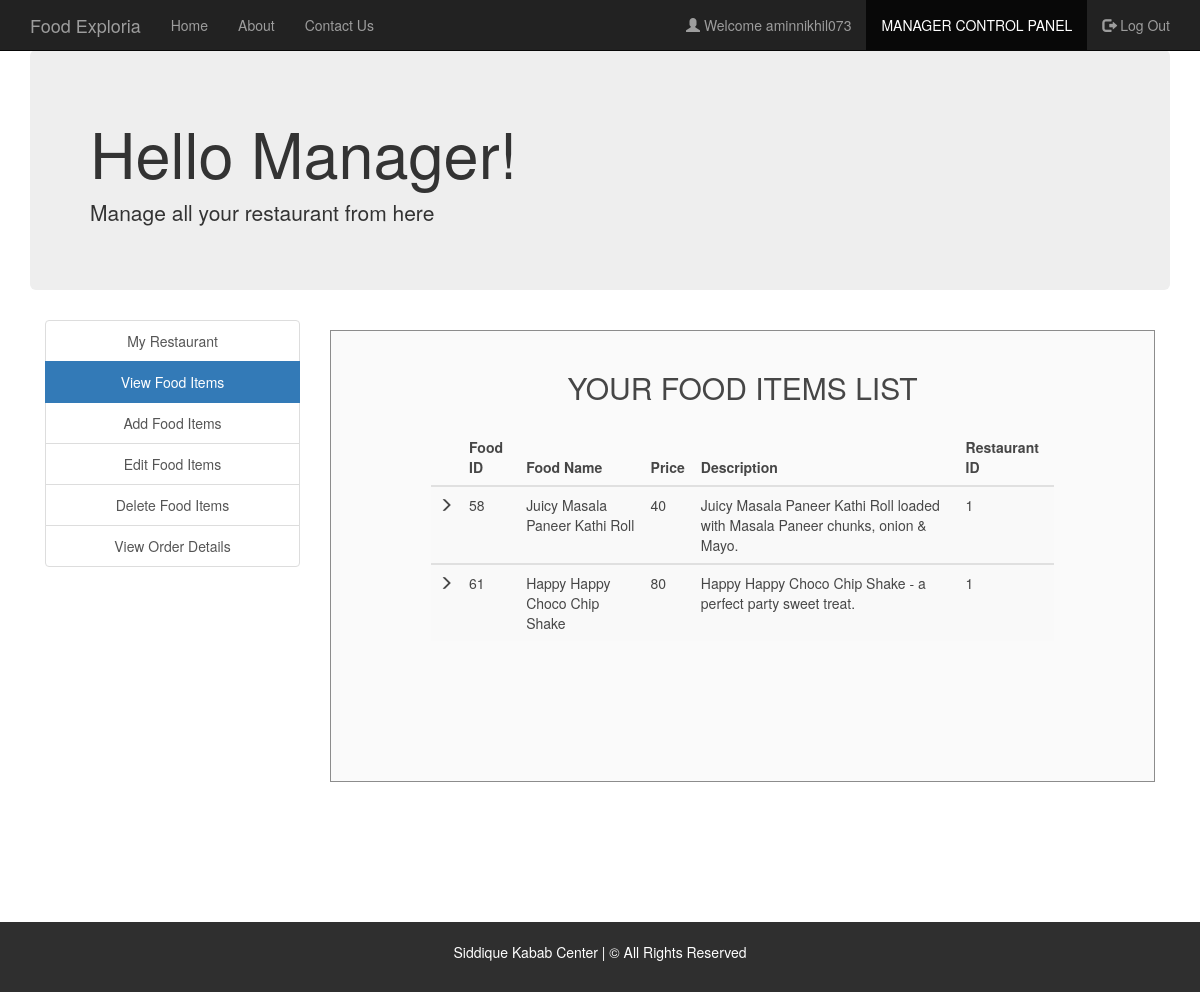
/view_food_items.php (signed in), run on the app's committed database.
### tables this page shows
CREATE TABLE `manager` (
  `username` varchar(30) NOT NULL,
  `fullname` varchar(30) NOT NULL,
  `email` varchar(30) NOT NULL,
  `contact` varchar(30) NOT NULL,
  `address` varchar(50) NOT NULL,
  `password` varchar(30) NOT NULL
);

CREATE TABLE `food` (
  `F_ID` int(30) NOT NULL,
  `name` varchar(30) NOT NULL,
  `price` int(30) NOT NULL,
  `description` varchar(200) NOT NULL,
  `R_ID` int(30) NOT NULL,
  `images_path` varchar(200) NOT NULL
);

### session_m.php (called while the page is built, shortened)
<?php
$conn = Connect();
$user_check=$_SESSION['login_user1'];
$query = "SELECT username FROM MANAGER WHERE username = '$user_check'";
$ses_sql = mysqli_query($conn, $query);
$row = mysqli_fetch_assoc($ses_sql);
$login_session =$row['username'];
?>

### view_food_items.php (the view, shortened to what this page needs)
<?php
include('session_m.php');
?>
<!DOCTYPE html>
<html>
  <head>
  </head>
  <link rel="stylesheet" type = "text/css" href ="css/view_food_items.css">
  <link rel="stylesheet" type = "text/css" href ="css/bootstrap.min.css">
  <body>
    <nav class="navbar navbar-inverse navbar-fixed-top navigation-clean-search" role="navigation">
      <div class="container">
        <div class="navbar-header">
          <a class="navbar-brand" href="index.php">Food Exploria</a>
        </div>
        <div class="collapse navbar-collapse " id="myNavbar">
          <ul class="nav navbar-nav">
            <li><a href="index.php">Home</a></li>
            <li><a href="aboutus.php">About</a></li>
            <li><a href="contactus.php">Contact Us</a></li>
          </ul>
          <ul class="nav navbar-nav navbar-right">
            <li><a href="#"><span class="glyphicon glyphicon-user"></span> Welcome <?php echo $login_session; ?> </a></li>
            <li class="active"> <a href="managerlogin.php">MANAGER CONTROL PANEL</a></li>
            <li><a href="logout_m.php"><span class="glyphicon glyphicon-log-out"></span> Log Out </a></li>
          </ul>
        </div>
      </div>
    </nav>
<div class="container">
    <div class="jumbotron">
     <h1>Hello Manager! </h1>
     <p>Manage all your restaurant from here</p>
    </div>
    </div>
<div class="container">
    	<div class="col-xs-3" style="text-align: center;">
    	<div class="list-group">
    		<a href="myrestaurant.php" class="list-group-item ">My Restaurant</a>
    		<a href="view_food_items.php" class="list-group-item active">View Food Items</a>
    		<a href="add_food_items.php" class="list-group-item ">Add Food Items</a>
    		<a href="edit_food_items.php" class="list-group-item ">Edit Food Items</a>
    		<a href="delete_food_items.php" class="list-group-item ">Delete Food Items</a>
        <a href="view_order_details.php" class="list-group-item ">View Order Details</a>
    	</div>
    </div>
    <div class="col-xs-9">
      <div class="form-area" style="padding: 0px 100px 100px 100px;">
        <form action="" method="POST">
        <br style="clear: both">
          <h3 style="margin-bottom: 25px; text-align: center; font-size: 30px;"> YOUR FOOD ITEMS LIST </h3>
<?php
$user_check=$_SESSION['login_user1'];
$sql = "SELECT * FROM food f WHERE f.R_ID IN (SELECT r.R_ID FROM RESTAURANTS r WHERE r.M_ID='$user_check') ORDER BY F_ID";
$result = mysqli_query($conn, $sql);
if (mysqli_num_rows($result) > 0)
{
  ?>
  <table class="table table-striped">
    <thead class="thead-dark">
      <tr>
        <th>  </th>
        <th> Food ID </th>
        <th> Food Name </th>
        <th> Price </th>
        <th> Description </th>
        <th> Restaurant ID </th>
      </tr>
    </thead>
    <?PHP
      while($row = mysqli_fetch_assoc($result)){
    ?>
  <tbody>
    <tr>
      <td> <span class="glyphicon glyphicon-menu-right"></span> </td>
      <td><?php echo $row["F_ID"]; ?></td>
      <td><?php echo $row["name"]; ?></td>
      <td><?php echo $row["price"]; ?></td>
      <td><?php echo $row["description"]; ?></td>
      <td><?php echo $row["R_ID"]; ?></td>
    </tr>
  </tbody>
  <?php } ?>
  </table>
    <br>
  <?php } else { ?>
  <h4><center>0 RESULTS</center> </h4>
  <?php } ?>
        </form>
        </div>
    </div>
</div>
<br>
<br>
<br>
<br>
  </body>
  <footer class="container-fluid bg-4 text-center">
  <br>
  <p> Siddique Kabab Center | &copy All Rights Reserved </p>
  <br>
  </footer>
</html>

### css/view_food_items.css (style rules this page uses)
body,html { height: 100%; }
body { padding-top: 50px; background-image: url('headerimg2.jpg'); background-repeat: repeat; background-size: 100%; }
.bg-4 { background-color: #2f2f2f; color: #ffffff; }
footer { display: block; }
.form-area { background-color: #FAFAFA; padding: 10px 40px 60px; margin: 10px 0px 60px; border: 1px solid GREY; opacity:0.9; }

### data on the page
manager: username "aminnikhil073"
food: F_ID "58", name "Juicy Masala Paneer Kathi Roll", price "40", description "Juicy Masala Paneer Kathi Roll loaded with Masala Paneer chunks, onion & Mayo.", R_ID "1"
food: F_ID "61", name "Happy Happy Choco Chip Shake", price "80", description "Happy Happy Choco Chip Shake - a perfect party sweet treat.", R_ID "1"
